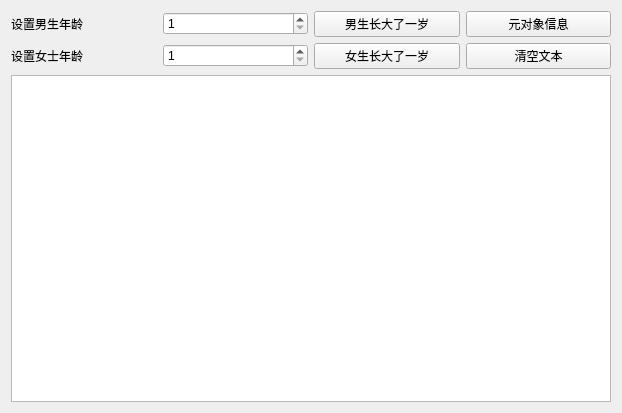
<?xml version="1.0" encoding="UTF-8"?>
<ui version="4.0">
 <class>Widget</class>
 <widget class="QWidget" name="Widget">
  <property name="geometry">
   <rect>
    <x>0</x>
    <y>0</y>
    <width>622</width>
    <height>413</height>
   </rect>
  </property>
  <property name="windowTitle">
   <string>元对象系统功能示例</string>
  </property>
  <layout class="QVBoxLayout" name="verticalLayout">
   <item>
    <layout class="QGridLayout" name="gridLayout">
     <item row="0" column="2">
      <widget class="QPushButton" name="pushbutton_boy_grow_up">
       <property name="text">
        <string>男生长大了一岁</string>
       </property>
      </widget>
     </item>
     <item row="1" column="1">
      <widget class="QSpinBox" name="spinbox_girl">
       <property name="minimum">
        <number>1</number>
       </property>
       <property name="maximum">
        <number>120</number>
       </property>
      </widget>
     </item>
     <item row="0" column="1">
      <widget class="QSpinBox" name="spinbox_boy">
       <property name="minimum">
        <number>1</number>
       </property>
       <property name="maximum">
        <number>120</number>
       </property>
      </widget>
     </item>
     <item row="0" column="3">
      <widget class="QPushButton" name="pushbutton_display_metainfo">
       <property name="text">
        <string>元对象信息</string>
       </property>
      </widget>
     </item>
     <item row="1" column="2">
      <widget class="QPushButton" name="pushbutton_girl_grow_up">
       <property name="text">
        <string>女生长大了一岁</string>
       </property>
      </widget>
     </item>
     <item row="0" column="0">
      <widget class="QLabel" name="label_boy">
       <property name="text">
        <string>设置男生年龄</string>
       </property>
      </widget>
     </item>
     <item row="1" column="0">
      <widget class="QLabel" name="label_girl">
       <property name="text">
        <string>设置女士年龄</string>
       </property>
      </widget>
     </item>
     <item row="1" column="3">
      <widget class="QPushButton" name="pushbutton_clean">
       <property name="text">
        <string>清空文本</string>
       </property>
      </widget>
     </item>
    </layout>
   </item>
   <item>
    <widget class="QPlainTextEdit" name="plaintext_edit"/>
   </item>
  </layout>
 </widget>
 <resources/>
 <connections/>
</ui>
